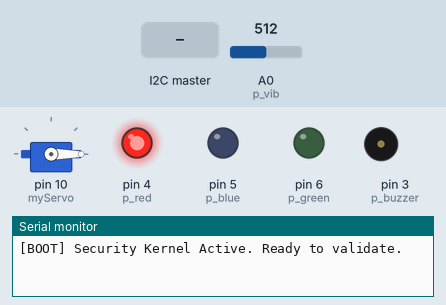
Bench run of a sketch on a simulated Arduino Uno, built with avr-gcc and run on an emulated ATmega328P. Shown: servo, output pins drawn as LEDs (lit = HIGH), buzzer (waves = sounding), the last lines printed to the serial monitor. The inputs (shaded band) are chosen by the test bench; at power-on: A0 (p_vib) = 512.

Above: at 1.2 s.
1.3 s: A0 (p_vib) set to 843
2.8 s: A0 (p_vib) set to 859
At 3.9 s:
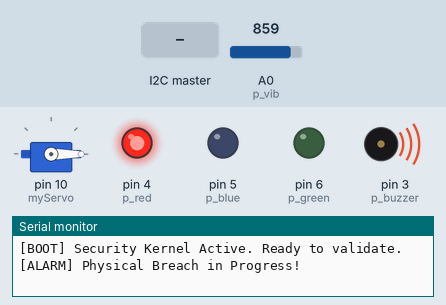
4.3 s: A0 (p_vib) set to 840
At 5.0 s:
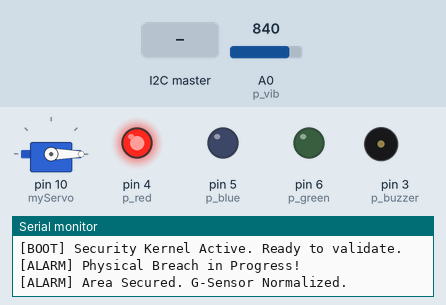
5.8 s: the I2C master sends the byte 1
At 6.1 s:
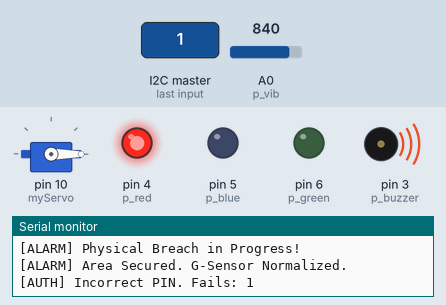
7.3 s: A0 (p_vib) set to 860
9.3 s: A0 (p_vib) set to 716
At 10.0 s:
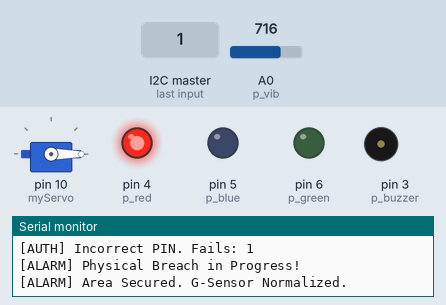
Timing chart, 0 to 11.8 s (numbered marks = the images above; inputs shaded):
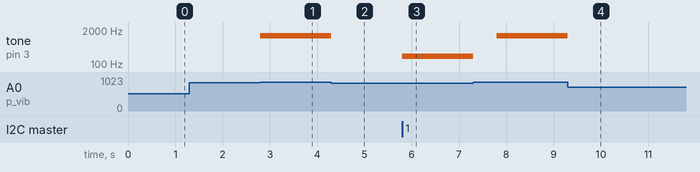

Measured:
- the behaviour switches between 850 and 851 on A0 (p_vib) (found by bisection; images 0 and 1)
- after the input at 1.3 s, every drawn part: stays the same
- after the input at 2.8 s, tone on pin 3 (p_buzzer): silent → 1200 Hz at once
- after the input at 4.3 s, tone on pin 3 (p_buzzer): 1200 Hz → silent at once
- after the input at 5.8 s, tone on pin 3 (p_buzzer): silent → 200 Hz at once
- after the input at 9.3 s, tone on pin 3 (p_buzzer): 1200 Hz → silent at once

The sketch:

Ard_slave.ino
```cpp
#include <Wire.h>  // Library untuk komunikasi I2C
#include <Servo.h> // Library untuk mengontrol motor servo

Servo myServo;    // Membuat objek servo untuk mengunci/membuka brankas
int systemState = 0; // Status Sistem: 0:Idle, 1:Open, 2:Closing, 3:Denied, 4:Lockdown, 5:Breach
int failCount = 0;   // Menghitung jumlah kesalahan input PIN
volatile bool dataReceived = false; // Flag untuk menandakan data I2C telah diterima
int receivedData[4]; // Array untuk menyimpan angka PIN yang diterima (ter-enkripsi)

// PIN yang benar (setelah didekripsi di sisi slave, nilai asli adalah 1, 2, 3, 4 jika dienkripsi master +5)
// Master mengirim (X + 5), jadi jika input 1, slave terima 6.
const int correctPIN[4] = {6, 7, 8, 9};

// Definisi pin komponen
const int p_pir = 2;      // Sensor Gerak PIR
const int p_buzzer = 3;   // Buzzer Aktif
const int p_red = 4;      // LED Merah (Status Terkunci/Lockdown)
const int p_blue = 5;    // LED Biru
const int p_green = 6;   // LED Hijau (Status Terbuka)
const int p_vib = A0;     // Sensor Getaran (Piezo/Vibration)

void setup() {
  Wire.begin(8);                // Memulai I2C sebagai Slave dengan alamat 8
  Wire.onReceive(receiveEvent); // Fungsi yang dipanggil saat menerima data dari Master
  Wire.onRequest(requestEvent); // Fungsi yang dipanggil saat Master meminta data

  Serial.begin(9600);           // Serial untuk debugging
  myServo.attach(10);           // Hubungkan servo ke pin 10
  myServo.write(0);             // Posisi awal servo (Terkunci)

  // Konfigurasi Input/Output pin
  pinMode(p_pir, INPUT);
  pinMode(p_buzzer, OUTPUT);
  pinMode(p_red, OUTPUT);
  pinMode(p_blue, OUTPUT);
  pinMode(p_green, OUTPUT);

  digitalWrite(p_red, HIGH);    // Nyalakan LED merah saat standby
  Serial.println(F("[BOOT] Security Kernel Active. Ready to validate."));
}

void loop() {
  // Membaca input analog dari sensor getaran
  int vibLevel = analogRead(p_vib);

  // Jika getaran melebihi ambang batas (Percobaan Pembobolan Fisik)
  if (vibLevel > 850) {
    if (systemState != 5) {
      Serial.println(F("[ALARM] Physical Breach in Progress!"));
      systemState = 5; // Ubah status ke Breach (Siaga 1)
    }
    // Bunyi Buzzer frekuensi tinggi selama getaran terdeteksi
    tone(p_buzzer, 1200);
  }
  else {
    // Jika sebelumnya terjadi Breach dan sekarang getaran sudah hilang
    if (systemState == 5) {
      noTone(p_buzzer); // Matikan buzzer
      systemState = 0;  // Kembalikan status ke Normal
      Serial.println(F("[ALARM] Area Secured. G-Sensor Normalized."));
    }
  }

  // Proses validasi PIN jika ada data masuk dan tidak sedang dalam kondisi Breach
  if (dataReceived && systemState != 5) {
    validate();         // Panggil fungsi validasi
    dataReceived = false; // Reset flag data
  }
}

// Fungsi yang dipanggil saat Master meminta data (PIR, Status, FailCount)
void requestEvent() {
  byte packet[3] = {
    (byte)((digitalRead(p_pir) == HIGH) ? 1 : 0), // Status PIR
    (byte)systemState,                            // Status Sistem saat ini
    (byte)failCount                               // Jumlah kegagalan PIN
  };
  Wire.write(packet, 3); // Kirim 3 byte balik ke Master
}

// Fungsi untuk memvalidasi PIN yang diterima
void validate() {
  bool match = true;
  // Bandingkan setiap angka yang diterima dengan PIN yang benar
  for (int i = 0; i < 4; i++) {
    if (receivedData[i] != correctPIN[i]) match = false;
  }

  if (match) {
    executeOpen();   // Jika cocok, buka brankas
  } else {
    executeDenied(); // Jika salah, tolak akses
  }
}

// Prosedur membuka brankas
void executeOpen() {
  Serial.println(F("[AUTH] PIN Verified. Access Granted."));
  failCount = 0; // Reset hitungan gagal

  // Bunyi bip 2x tanda akses diterima
  for (int i = 0; i < 2; i++) { tone(p_buzzer, 1800, 100); delay(150); }

  systemState = 1;          // Status: Membuka
  digitalWrite(p_red, LOW); // Matikan LED merah

  // Gerakkan servo perlahan dari 0 ke 90 derajat
  for (int pos = 0; pos <= 90; pos += 5) {
    myServo.write(pos);
    // Kedipkan LED kuning (merah + hijau)
    digitalWrite(p_red, !digitalRead(p_red));
    digitalWrite(p_green, !digitalRead(p_green));
    delay(50);
  }

  digitalWrite(p_red, LOW); // matikan LED merah agar lampu berubah hijau
  delay(5000); // Tunggu 5 detik (sinkron dengan tampilan Master)

  systemState = 2;             // Status: Menutup
  digitalWrite(p_green, LOW);  // Matikan LED hijau

  // Kembalikan servo ke posisi 0 (Mengunci)
  for (int pos = 90; pos >= 0; pos -= 5) {
    myServo.write(pos);
    digitalWrite(p_red, !digitalRead(p_red)); // Kedipkan LED merah
    delay(50);
  }

  digitalWrite(p_red, HIGH);    // Nyalakan LED merah (Standby)
  systemState = 0;              // Kembali ke status Idle
}

// Prosedur menolak akses
void executeDenied() {
  failCount++;       // Tambah hitungan kesalahan
  systemState = 3;   // Status: Akses Ditolak
  Serial.print(F("[AUTH] Incorrect PIN. Fails: ")); Serial.println(failCount);

  // Buzzer bunyi panjang frekuensi rendah 1x
  tone(p_buzzer, 200, 1500);
  delay(2000);

  // Jika sudah salah 3 kali, aktifkan sistem Lockdown
  if (failCount >= 3) {
    systemState = 4; // Status: Lockdown
    Serial.println(F("[SECURITY] Threshold reached. Initiating Lockdown."));
    digitalWrite(p_red, HIGH);
    delay(10000);    // Kunci sistem selama 10 detik
    failCount = 0;   // Reset hitungan setelah lockdown selesai
  }
  systemState = 0;   // Kembali ke status Idle
}

// Fungsi yang dipanggil secara otomatis saat menerima data via I2C
void receiveEvent(int how) {
  // Ambil 4 byte data dari Master (digit PIN)
  for (int i = 0; i < 4; i++) {
    if (Wire.available()) receivedData[i] = Wire.read();
  }
  dataReceived = true; // Set flag bahwa data siap diproses
}

// Fungsi alarm (cadangan jika ingin dipanggil secara spesifik)
void triggerAlarm() {
  Serial.println(F("[ALARM] Physical Breach Detected!"));
  for (int i = 0; i < 5; i++) {
    tone(p_buzzer, 1000); delay(100);
    tone(p_buzzer, 600);  delay(100);
  }
  noTone(p_buzzer);
}
```
